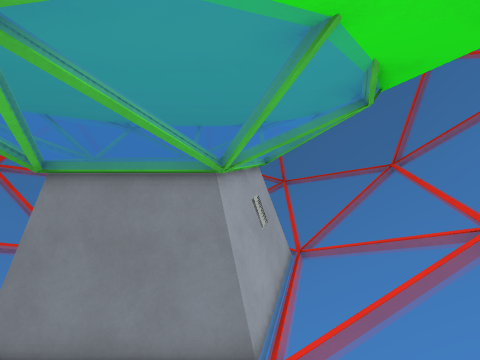
View 1 (above)

13 first-person views from a walk through a 3-D level made in the Godot game engine. The camera is 1.4 m above the floor, tilts 6° down and sees 90° across. The floor is counted in squares, 1 m on a side. Each view is taken from the middle of a square. On the plan, view 1 faces up. The plan holds only what a view shows up to about 13 squares ahead; the rest is blank. The place goes on beyond the plan. Characters and animated objects are not drawn. Surface patterns are stand-ins for the level's own textures.

View 2
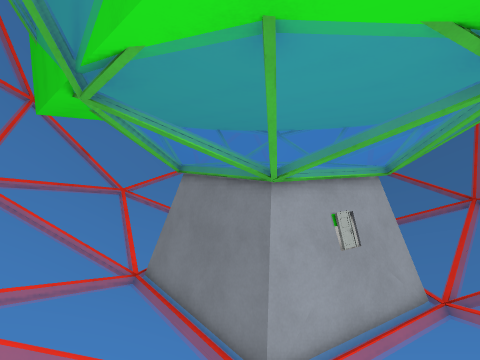

View 3
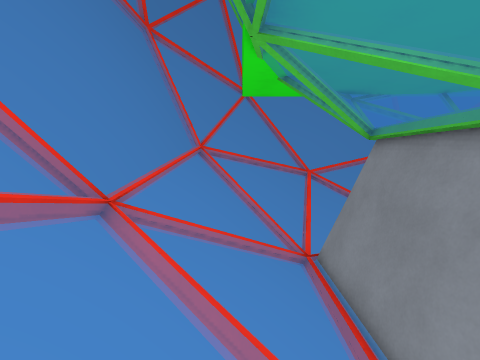

View 4
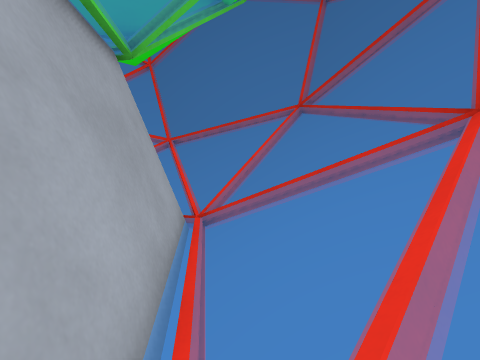

View 5
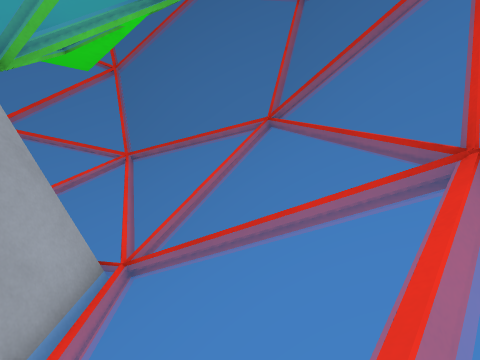

View 6
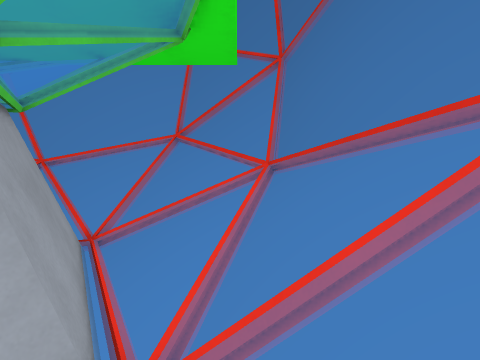

View 7
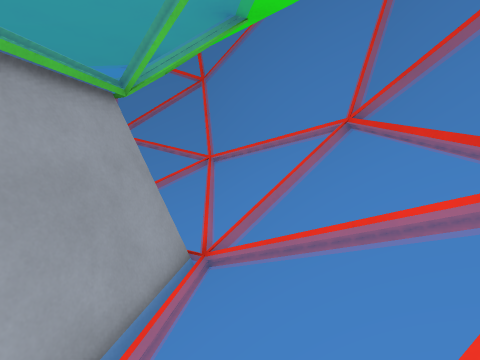

View 8
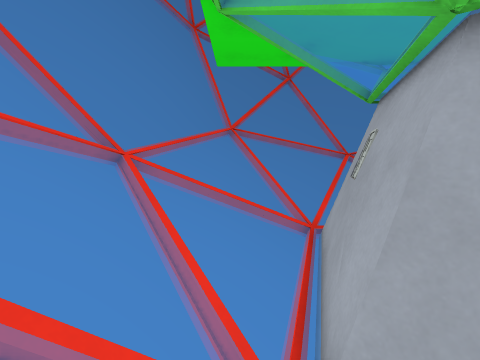

View 9
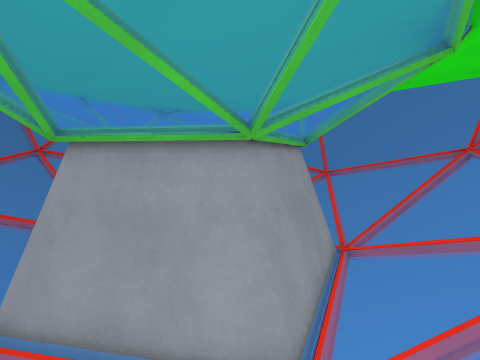

View 10
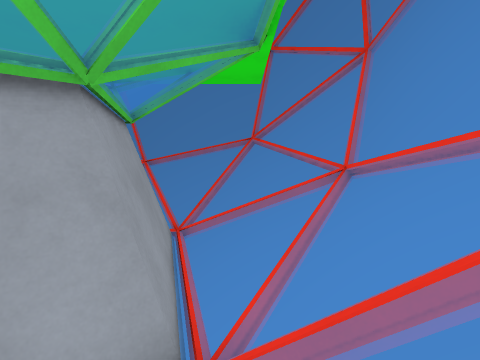

View 11
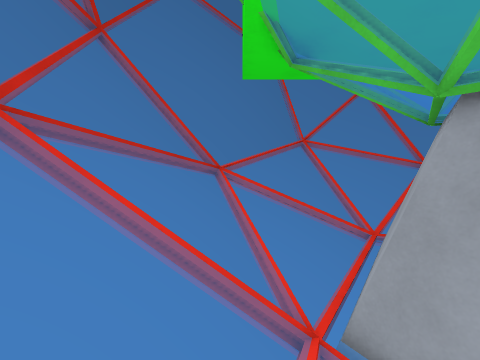

View 12
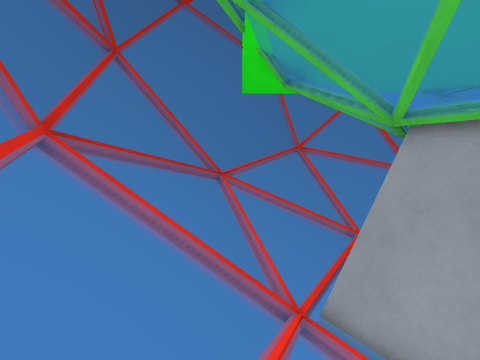

View 13
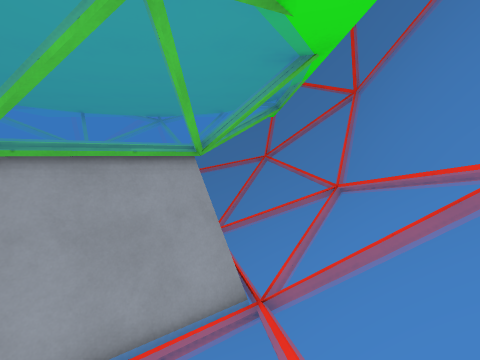

### Floor plan
Key: @ floor where view 1 was taken; # wall or solid block; . main floor; : floor 0.25 m higher than the main floor; + floor 0.5 m higher than the main floor; * floor 0.75 m higher than the main floor; % floor 1.25 m higher than the main floor; & floor 1.5 m higher than the main floor; $ floor 2 m higher than the main floor; / step, stairs or slope; = window, fence, low wall or low ledge.
Columns run from 13 left of view 1 to 8 right of it. Each row starts with its distance up from view 1.
 19          #####
 18          =/ =   #
 17     #     /   =##
 16    ###//  //   /#
 15    #=////////////
 14  ##=//   /////  /
 13 ##=///   /##//  /
 12 #=/  ////####// /    #
 11 #=/////###  ##////   #
 10  =  //###     ##//  =#
  9  #  //##      ##//  =#
  8  #/// =#      #/ ///
  7   //   #      #/  //
  6  #=&  .##    ##/  //#
  5  #=$%*:=######/////
  4  #    +//////////
  3    =   ///  ////
  2    #    //  /  //
  1   ##=    ////   /
  0    ###==/////@/==#
 -1     #      #   ###

Positions as (right, up) in squares from view 1, and headings:
1: (0, 0), facing up
2: (3, 1), facing up-left
3: (2, 2), facing left
4: (3, 10), facing up-left
5: (3, 12), facing up-left
6: (0, 15), facing left
7: (-4, 15), facing down-left
8: (3, 12), facing down
9: (-9, 13), facing down-right
10: (-8, 13), facing down
11: (-6, 15), facing right
12: (-7, 15), facing right
13: (-7, 16), facing down
